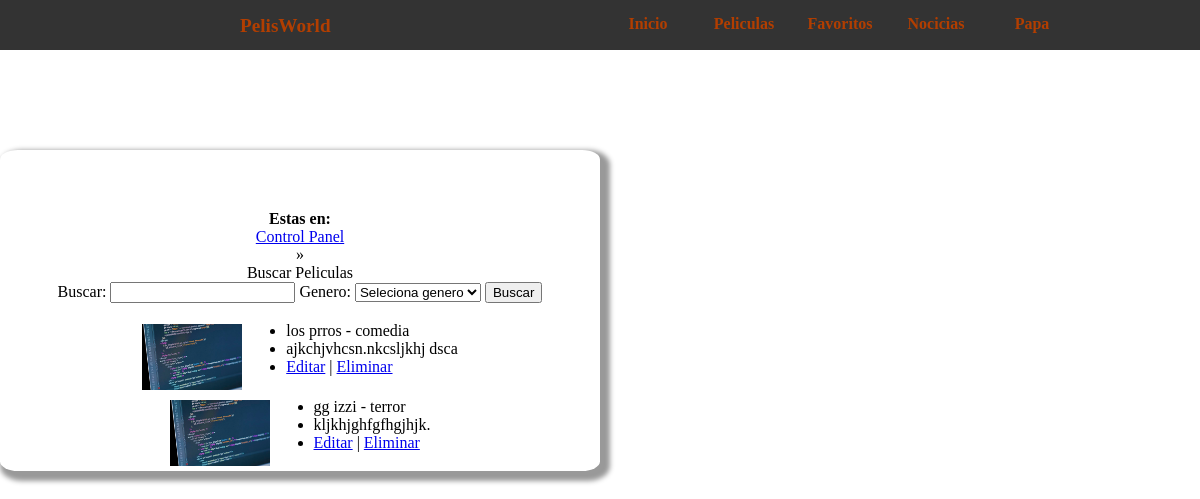
Screenshot of /Pelisworld/buscarPeli.php (signed in) with the database file from the repository.
### tables this page shows
CREATE TABLE `peliculas` (
  `id` int(10) NOT NULL,
  `nombrePeli` varchar(50) NOT NULL,
  `descripcion` varchar(500) NOT NULL,
  `video` varchar(500) NOT NULL,
  `fotoPeli` varchar(500) DEFAULT NULL,
  `anioPeli` varchar(10) NOT NULL,
  `descarga` varchar(500) NOT NULL,
  `genero` enum('accion','terror','animacion','comedia','drama','cifi') NOT NULL
);

### Pelisworld/buscarPeli.php (the view, shortened to what this page needs)
<?php
include('conexiones/conexionLocalhost.php');
if(isset($_GET['valor'])){
$queryGetpeli = sprintf("SELECT id, nombrePeli, descripcion, fotoPeli, genero FROM peliculas WHERE nombrePeli LIKE '%s' AND genero like '%s' " ,
	mysql_real_escape_string(trim("%".$_GET['valor']."%")),
	mysql_real_escape_string(trim("%".$_GET['genero']."%"))
);
$resQuerygetpeli = mysql_query($queryGetpeli, $conexionLocalhost) or trigger_error(mysql_error(), E_USER_ERROR);
$pelis = mysql_fetch_assoc($resQuerygetpeli);
$totalpelis = mysql_num_rows($resQuerygetpeli);
}else{
$queryGetpeli = "SELECT id, nombrePeli, descripcion, fotoPeli, genero FROM peliculas";
$resQuerygetpeli = mysql_query($queryGetpeli, $conexionLocalhost) or trigger_error(mysql_error(), E_USER_ERROR);
$pelis = mysql_fetch_assoc($resQuerygetpeli);
$totalpelis = mysql_num_rows($resQuerygetpeli);
}
 ?>
<!DOCTYPE html PUBLIC>
<html lang="en">
<head>
	<link href="css/estiluchos.css"  rel="stylesheet" >
</head>
<body>
	<?php include('includes/nev.php'); ?>
	<div class="noticia">
	<strong>Estas en:</strong> <a href="cpanel.php">Control Panel</a> &raquo; <a >Buscar Peliculas</a>
	<form action="buscarPeli.php" method="get">
  	<label for="valor">Buscar:</label>
  	<input type="text" name="valor" />
  	<label form="genero">Genero:</label>
  	<select id="genero" name="genero" >
          <option value="" selected ="selected">Seleciona genero</option>
        </select>
	<input type="submit" name="sent" value="Buscar" />
    </form>
    	<?php if($totalpelis) { do{ ?>
		<table>
			<tr>
				<td><img <?php echo 'src="'.$pelis['fotoPeli'].'"'?> width="100" heigth="100"  alt=""</td>
				<td><ul>
					<li><?php echo $pelis['nombrePeli']." - ". $pelis['genero']  ?></li>
					<li><?php echo $pelis['descripcion'] ?></li>
					<li><a href="editPelis.php?peliId=<?php echo $pelis['id'];?>">Editar</a> | <a href="delete.php?pelisId=<?php echo $pelis['id'];?>">Eliminar</a></li>
				</ul></td>
			</tr>
		</table>
		<?php } while($pelis = mysql_fetch_assoc($resQuerygetpeli)); }else{?>
		<h2>No se encontraron resultados</h2>
		<?php } ?>
    </div>
</body>
</html>

### Pelisworld/css/estiluchos.css (style rules this page uses)
body { margin: 0; padding: 0; background-color: #fff; }
ul li:last-child { position: relative; }
.noticia { padding-top: 5%; display: flex; flex-direction:column; margin-top: 100px; width: 600px; background-color: #fff; color: #000; align-items: center; box-shadow: 5px 5px 5px 5px #999; border-radius: 3%; font-family: Bahnschrift SemiBold; box-sizing: border-box; }

### rows the page displays
peliculas: fotoPeli (picture), nombrePeli "los prros", genero "comedia", descripcion "ajkchjvhcsn.nkcsljkhj dsca"
peliculas: fotoPeli (picture), nombrePeli "gg izzi", genero "terror", descripcion "kljkhjghfgfhgjhjk."

### other values shown
$_SESSION['username'] "Papa"
